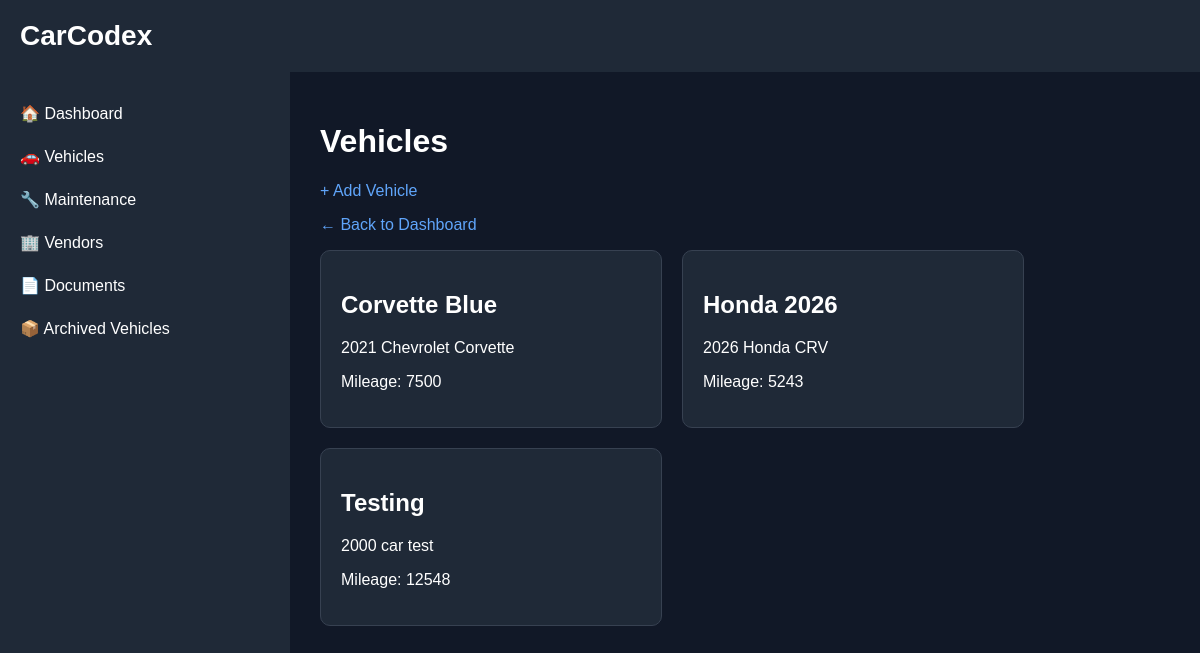
/vehicles-ui, run on the app's committed database.
### backend/models.py (models this page shows)
class Vehicle(Base):
    __tablename__ = "vehicles"
    id = Column(Integer, primary_key=True, index=True)
    nickname = Column(String)
    vin = Column(String)
    year = Column(Integer)
    make = Column(String)
    model = Column(String)
    trim = Column(String)
    current_mileage = Column(Integer)
    archived = Column(
        Boolean,
        default=False
)

### backend/main.py (the view)
@app.get(
    "/vehicles-ui",
    response_class=HTMLResponse
)
def vehicles_ui(
    request: Request
):
    db = SessionLocal()
    vehicles = db.query(
        Vehicle
    ).filter(
        Vehicle.archived == False
    ).all()
    db.close()
    return templates.TemplateResponse(
        request=request,
        name="vehicles.html",
        context={
            "request": request,
            "vehicles": vehicles
        }
    )

### backend/templates/vehicles.html (shortened to what this page needs)
{% extends "base.html" %}
{% block content %}
<h1>Vehicles</h1>
<p>
<A href="/vehicle-add" class="nav-link">
        + Add Vehicle
    </a>
</p>
<p>
    <a href="/ui" class="nav-link">
        ← Back to Dashboard
    </a>
</p>
<div class="vehicle-grid">
    {% for vehicle in vehicles %}
    <a href="/vehicle/{{ vehicle.id }}" class="vehicle-link">
        <div class="vehicle-card">
            <h2>{{ vehicle.nickname }}</h2>
            <p>
                {{ vehicle.year }}
                {{ vehicle.make }}
                {{ vehicle.model }}
            </p>
            <p>
                Mileage: {{ vehicle.current_mileage }}
            </p>
        </div>
    </a>
    {% endfor %}
</div>
{% endblock %}

### backend/templates/base.html (style rules this page uses)
body { margin: 0; font-family: Arial, sans-serif; background: #111827; color: white; }

### backend/templates/vehicles.html (style rules this page uses)
.vehicle-grid { display: flex; gap: 20px; flex-wrap: wrap; }
.vehicle-link { text-decoration: none; color: inherit; }
.vehicle-card { background: #1f2937; border: 1px solid #374151; border-radius: 10px; width: 300px; padding: 20px; transition: all 0.2s ease; }
.nav-link { color: #60a5fa; text-decoration: none; }

### data on the page
Vehicle: nickname "Corvette Blue", year "2021", make "Chevrolet", model "Corvette", current_mileage "7500"
Vehicle: nickname "Honda 2026", year "2026", make "Honda", model "CRV", current_mileage "5243"
Vehicle: nickname "Testing", year "2000", make "car", model "test", current_mileage "12548"
